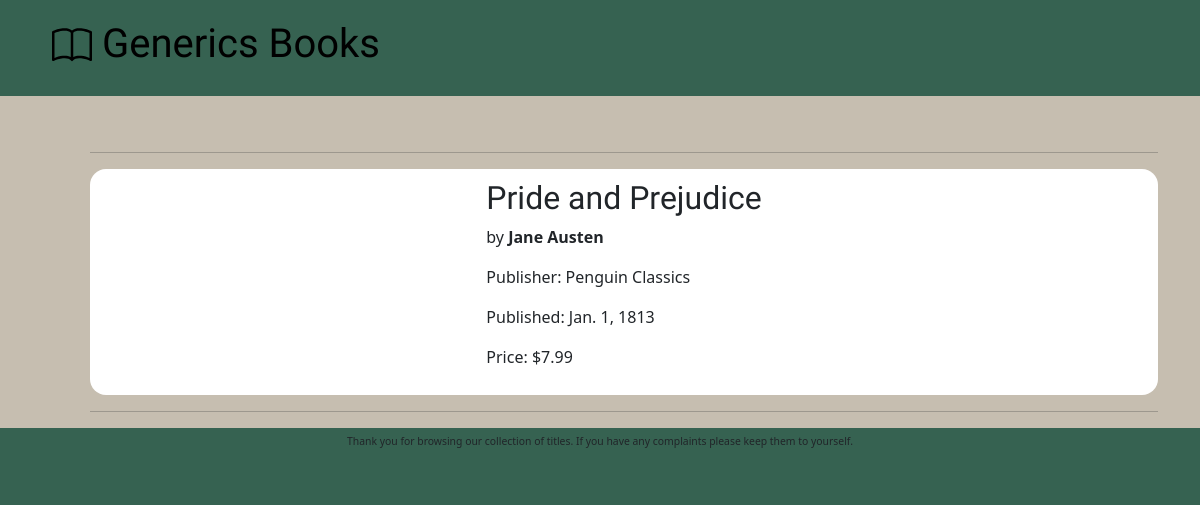
Screenshot of /book/4/ with the database file from the repository.
### bookPOS/models.py (models this page shows, shortened)
class Book(models.Model):
    id = models.AutoField(primary_key=True)
    title = models.TextField()
    author = models.TextField()
    publisher = models.TextField()
    pub_date = models.DateField()
    price = models.FloatField(default=0)

### bookPOS/views.py (the view)
# urls.py: path('book/<int:pk>/', views.book_detail, name='book_detail'),
def book_detail(request, pk):
    book = get_object_or_404(Book, pk=pk)
    return render(request, 'bookPOS/book_detail.html', {'book' : book})

### bookPOS/templates/bookPOS/book_detail.html (shortened to what this page needs)
{% extends 'bookPOS/base.html' %}
{% block content %}
    <hr>
    <div class="bookinfo">
        <div>
            <h2>{{ book.title }}</h2>
            <p>by <strong>{{ book.author }}</strong></p>
            <p>Publisher: {{ book.publisher }}</p>
            <p>Published: {{ book.pub_date }}</p>
            <p>Price: ${{ book.price }}</p>
        </div>
    </div>
{% endblock %}

### bookPOS/static/css/pos.css (style rules this page uses)
html { background-color: #366251; }
body { background-color: #c6beb0; }
h1, h2 { font-family: 'Rajdhani', sans-serif; }
.bookinfo { background-color: white; padding: .6em; border-radius: 1em; display: flex; justify-content: center; }

### rows the page displays
Book: title "Pride and Prejudice", author "Jane Austen", publisher "Penguin Classics", pub_date "Jan. 1, 1813", price "7.99"
